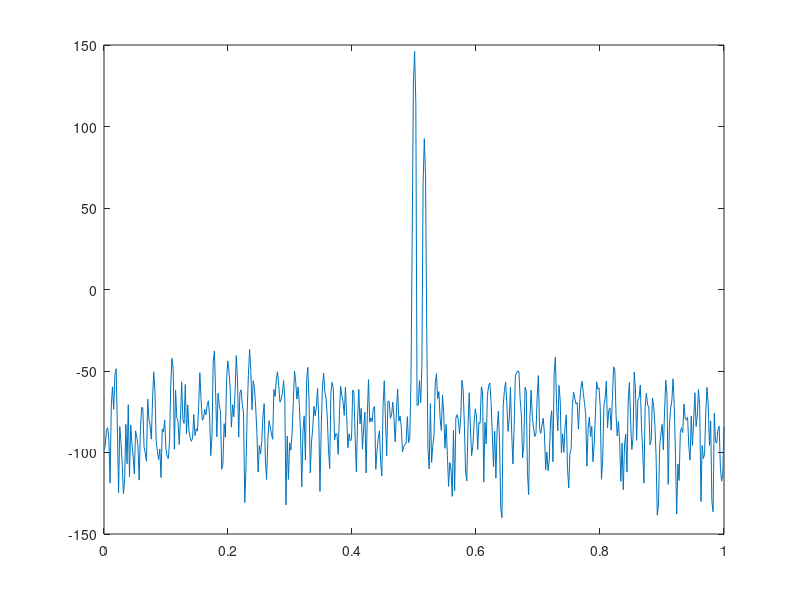
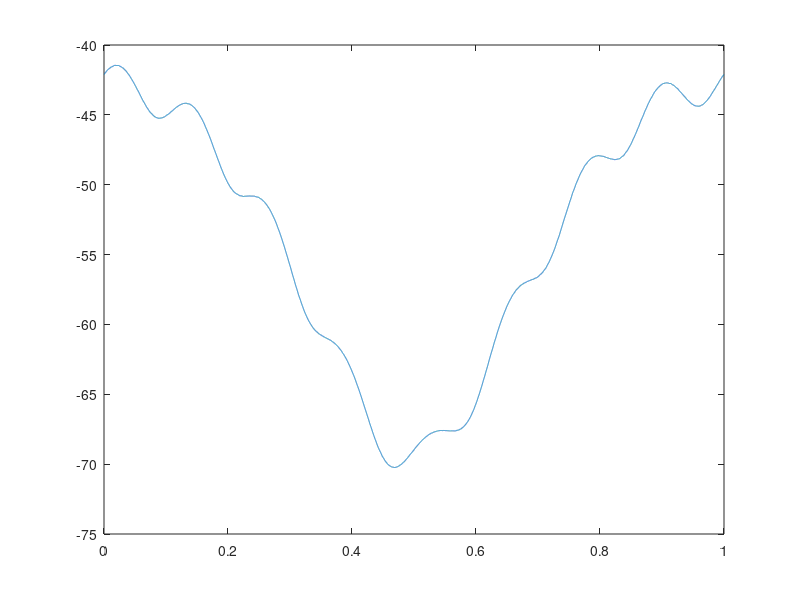
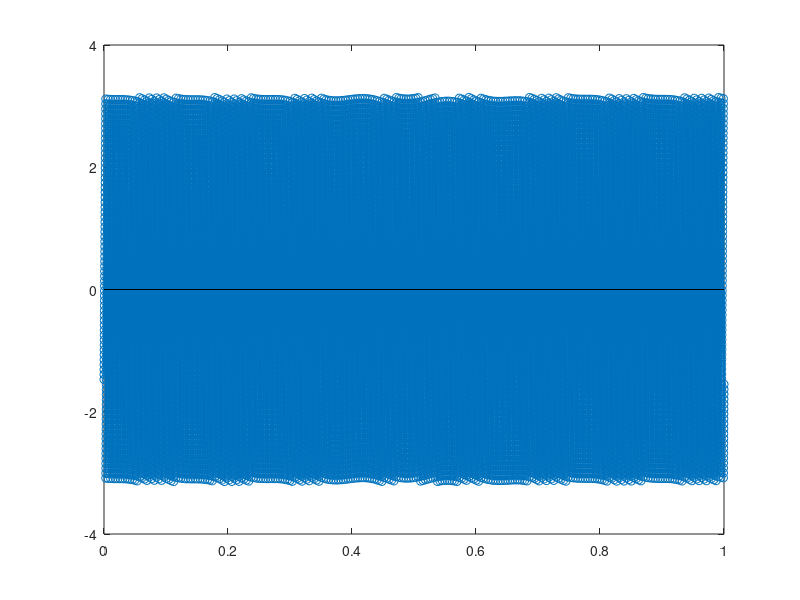

MATLAB code for these plots, in order:
samplingFreq = 20*10^3; % sampling frequency
f = 4; % number of overlapping signals
Window_Size = 1024; % size of window to cross multiply
Num_Of_Antennas = 50;
signal_frequency = 32400; % radians/sec
signal_time = 1; % in seconds
N = signal_time/(1/samplingFreq); % total samples in input signal
Nfft = Window_Size/2 % total samples in FFT output
Num_Of_Windows_Per_Signal = ceil(N/Window_Size);
Number_Of_Signals = Num_Of_Antennas*f
Number_Of_Antenna_Signals = Num_Of_Antennas*f;
Number_Of_Complex_Multiplications = 1/2*(Number_Of_Antenna_Signals-1)*Number_Of_Antenna_Signals
signal_to_noise_input = 5; % multiplied to noise then added to signal
t = linspace(0,signal_time,N);
% Signal_no_noise = [(sin(signal_frequency*t(N/3:N*2/3-1)) + 20*sin((signal_frequency-1000)*t(N/3:N*2/3-1)))];
% input_hanning = [ 1/2-(1/2)*cos(2*pi*(1:N/3)/(N/3))];
% Signal_no_noise = Signal_no_noise.*input_hanning;
Signal_no_noise = (sin(signal_frequency*t) + 20*sin((signal_frequency-1000)*t));
windowcoef = (N/2)/f; % commonly used constant
fs = linspace(0,1,Nfft);
%Signals = zeros(Num_Of_Antennas,N);
Signalf = zeros(Num_Of_Windows_Per_Signal,Window_Size);
Signalfft = zeros(Number_Of_Antenna_Signals,Nfft);
Signalmul = zeros(Number_Of_Complex_Multiplications,Nfft);
Signalout = zeros(1,Nfft);
analysis_filter = sinc(((1:Window_Size)-Window_Size/2)/Window_Size);
HanningWindow = 1/2-(1/2)*cos(2*pi*(1:Window_Size)/Window_Size);
pre_filter = analysis_filter.*HanningWindow;

% iterate every other signal

% Set up realtime signals
for x = 1:Num_Of_Antennas
    noise = 2*rand(1,N)-1;
    % EDIT: added delay on signals as antenna increases
%     TEMP = [zeros(1,10*x) Signal_no_noise zeros(1,N*2/3+1-(10*x))];
    Signalt = noise+(Signal_no_noise/signal_to_noise_input);
    % create overlap sequences:
    
    for y = 1:f
        start = 1;
        window_c = ((1/f)*y)*Window_Size;
        i = 1;
        TEMP = zeros(1,Window_Size);
        while window_c < N
            Signalf(i,:) = [zeros(1,Window_Size-(window_c-start)) (Signalt(start:(window_c-1)))];
            % add prefilter
            Signalf(i,:) = hilbert(Signalf(i,:).*pre_filter);
            %TEMP = fft(Signalf);
            %Signalfft((x),i,:) = TEMP(1:Nfft);
            start = window_c;
            window_c = window_c + Window_Size;
            TEMP = TEMP + Signalf(i,:);
            i = i +1;
        end
        TEMP = fft(TEMP);
        Signalfft(x,:) = TEMP(1:Nfft);
    end
end

%experimental!!!!
% multiply and add
z = 1; % holds position, computation too complex for indices here.
for x = 1:Number_Of_Antenna_Signals
    for y = x:Number_Of_Antenna_Signals
        Signalmul(z,:) = Signalfft(x,:).*Signalfft(y,:)/Nfft;
        z=z+1;
    end
end

for x = 1:Number_Of_Complex_Multiplications
    Signalout = Signalmul(x,:)+Signalout;
end

Signalout = Signalout/Number_Of_Complex_Multiplications;


% figure(1);
% plot(t,Signal_no_noise);
% figure(2);
% plot(t(1:Window_Size),(pre_filter));
% figure(3);
% plot(t(1:Window_Size),(HanningWindow));
figure(19);
plot(fs,20*log(abs(Signalout)));
Signalout = ifft(Signalout,N);
figure (20);
plot(t,20*log(abs(Signalout)));
figure (21);
stem(t,(angle(Signalout)));
